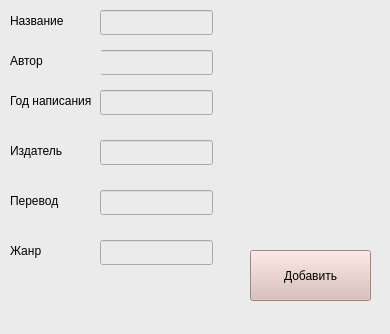
<?xml version="1.0" encoding="UTF-8"?>
<ui version="4.0">
 <class>MainWindow</class>
 <widget class="QMainWindow" name="MainWindow">
  <property name="geometry">
   <rect>
    <x>0</x>
    <y>0</y>
    <width>390</width>
    <height>334</height>
   </rect>
  </property>
  <property name="minimumSize">
   <size>
    <width>390</width>
    <height>334</height>
   </size>
  </property>
  <property name="maximumSize">
   <size>
    <width>390</width>
    <height>334</height>
   </size>
  </property>
  <property name="windowTitle">
   <string>Добавление книги</string>
  </property>
  <property name="styleSheet">
   <string notr="true">QWidget{
	background-color: rgb(234,235,234);
}
QPushButton{
	background-color: rgb(216,186,181);
}</string>
  </property>
  <widget class="QWidget" name="centralwidget">
   <widget class="QLineEdit" name="lineEdit_6">
    <property name="geometry">
     <rect>
      <x>100</x>
      <y>50</y>
      <width>113</width>
      <height>25</height>
     </rect>
    </property>
   </widget>
   <widget class="QLabel" name="label_6">
    <property name="geometry">
     <rect>
      <x>10</x>
      <y>80</y>
      <width>81</width>
      <height>41</height>
     </rect>
    </property>
    <property name="text">
     <string>Год написания</string>
    </property>
   </widget>
   <widget class="QLineEdit" name="lineEdit_4">
    <property name="geometry">
     <rect>
      <x>100</x>
      <y>10</y>
      <width>113</width>
      <height>25</height>
     </rect>
    </property>
   </widget>
   <widget class="QLabel" name="label_5">
    <property name="geometry">
     <rect>
      <x>10</x>
      <y>40</y>
      <width>91</width>
      <height>41</height>
     </rect>
    </property>
    <property name="text">
     <string>Автор</string>
    </property>
   </widget>
   <widget class="QPushButton" name="pushButton_2">
    <property name="geometry">
     <rect>
      <x>250</x>
      <y>250</y>
      <width>121</width>
      <height>51</height>
     </rect>
    </property>
    <property name="text">
     <string>Добавить</string>
    </property>
   </widget>
   <widget class="QLabel" name="label_4">
    <property name="geometry">
     <rect>
      <x>10</x>
      <y>0</y>
      <width>71</width>
      <height>41</height>
     </rect>
    </property>
    <property name="text">
     <string>Название</string>
    </property>
   </widget>
   <widget class="QLineEdit" name="lineEdit_5">
    <property name="geometry">
     <rect>
      <x>100</x>
      <y>90</y>
      <width>113</width>
      <height>25</height>
     </rect>
    </property>
   </widget>
   <widget class="QLineEdit" name="lineEdit_7">
    <property name="geometry">
     <rect>
      <x>100</x>
      <y>140</y>
      <width>113</width>
      <height>25</height>
     </rect>
    </property>
   </widget>
   <widget class="QLabel" name="label_7">
    <property name="geometry">
     <rect>
      <x>10</x>
      <y>130</y>
      <width>81</width>
      <height>41</height>
     </rect>
    </property>
    <property name="text">
     <string>Издатель</string>
    </property>
   </widget>
   <widget class="QLineEdit" name="lineEdit_8">
    <property name="geometry">
     <rect>
      <x>100</x>
      <y>190</y>
      <width>113</width>
      <height>25</height>
     </rect>
    </property>
   </widget>
   <widget class="QLabel" name="label_8">
    <property name="geometry">
     <rect>
      <x>10</x>
      <y>180</y>
      <width>81</width>
      <height>41</height>
     </rect>
    </property>
    <property name="text">
     <string>Перевод</string>
    </property>
   </widget>
   <widget class="QLabel" name="label_9">
    <property name="geometry">
     <rect>
      <x>10</x>
      <y>230</y>
      <width>81</width>
      <height>41</height>
     </rect>
    </property>
    <property name="text">
     <string>Жанр</string>
    </property>
   </widget>
   <widget class="QLineEdit" name="lineEdit_9">
    <property name="geometry">
     <rect>
      <x>100</x>
      <y>240</y>
      <width>113</width>
      <height>25</height>
     </rect>
    </property>
   </widget>
  </widget>
  <widget class="QStatusBar" name="statusbar"/>
 </widget>
 <resources/>
 <connections/>
</ui>
